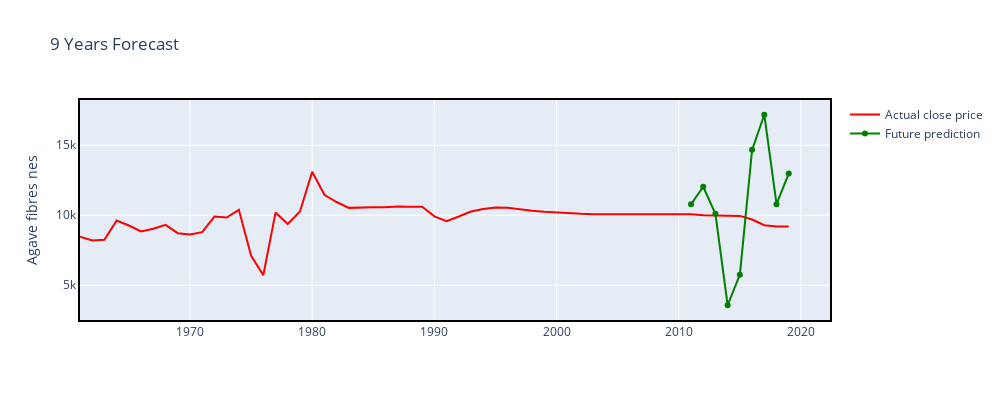
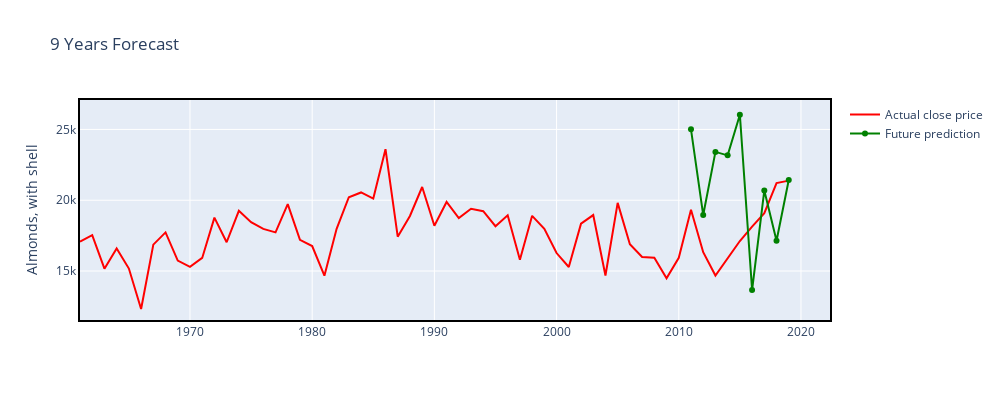
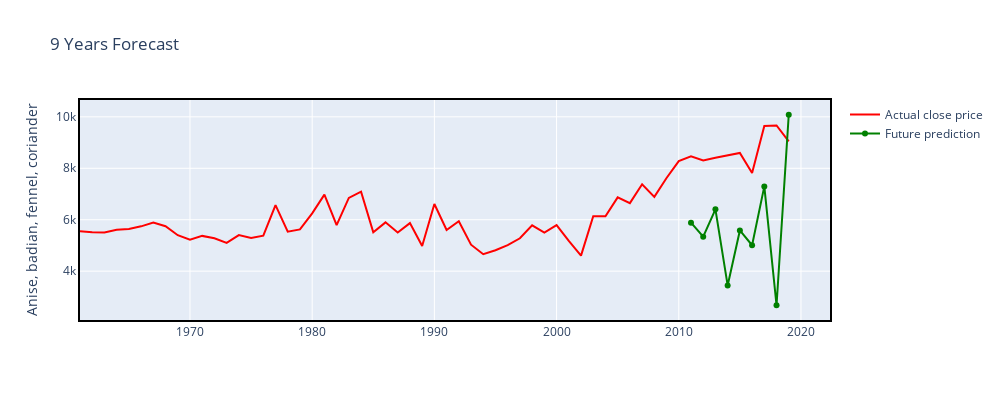
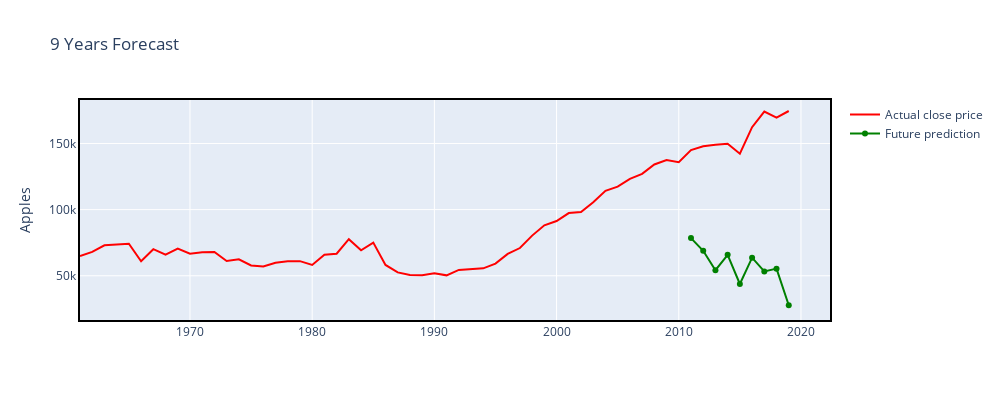

Source (notebook cell) for these figures, in order:
### Markdown cell above
The below cell outputs consist of Granger causality matrix, ADF fuller test results for each feature and prediction graphs

### Code cell
import warnings
warnings.filterwarnings('ignore')
warnings.warn('DelftStack')
warnings.warn('Do not show this message')

display(pre_process_df.head(5))
df_item, df_emi, emission_list = pre_processing()
mae,mse,sqr = forecasting(df_item, df_emi, emission_list)

### Figure 1 — Plotly figure (JSON) as saved in the notebook; plotly's stock layout.template omitted (floating-point values rounded to 4 significant figures)
{"data": [{"marker": {"color": "red"}, "name": "Actual close price", "type": "scatter", "x": [1961, 1962, 1963, 1964, 1965, 1966, 1967, 1968, 1969, 1970, 1971, 1972, 1973, 1974, 1975, 1976, 1977, 1978, 1979, 1980, 1981, 1982, 1983, 1984, 1985, 1986, 1987, 1988, 1989, 1990, 1991, 1992, 1993, 1994, 1995, 1996, 1997, 1998, 1999, 2000, 2001, 2002, 2003, 2004, 2005, 2006, 2007, 2008, 2009, 2010, 2011, 2012, 2013, 2014, 2015, 2016, 2017, 2018, 2019], "y": [8462, 8194, 8247, 9619, 9268, 8844, 9039, 9315, 8718, 8631, 8791, 9906, 9836, 10385, 7121, 5714, 10190, 9371, 10263, 13105, 11457, 10945, 10526, 10562, 10565, 10575, 10619, 10606, 10606, 9922, 9582, 9912, 10266, 10451, 10556, 10526, 10408, 10329, 10254, 10191, 10142, 10101, 10070, 10055, 10060, 10065, 10073, 10081, 10084, 10084, 10076, 10000, 10000, 10000, 9953, 9696, 9288, 9196, 9196]}, {"marker": {"color": "green"}, "name": "Future prediction", "type": "scatter", "x": [2011, 2012, 2013, 2014, 2015, 2016, 2017, 2018, 2019], "y": [10780.0, 12040.0, 10100.0, 3576.0, 5754.0, 14670.0, 17170.0, 10790.0, 12970.0]}], "layout": {"autosize": false, "height": 400, "hoverdistance": 100, "hovermode": "x", "title": {"text": "9 Years Forecast"}, "width": 1000, "xaxis": {"linecolor": "black", "linewidth": 2, "mirror": true, "showline": true, "showspikes": true}, "yaxis": {"linecolor": "black", "linewidth": 2, "mirror": true, "showline": true, "showspikes": true, "title": {"text": "Agave fibres nes"}}}}

### Figure 2 — Plotly figure (JSON) as saved in the notebook; plotly's stock layout.template omitted (floating-point values rounded to 4 significant figures)
{"data": [{"marker": {"color": "red"}, "name": "Actual close price", "type": "scatter", "x": [1961, 1962, 1963, 1964, 1965, 1966, 1967, 1968, 1969, 1970, 1971, 1972, 1973, 1974, 1975, 1976, 1977, 1978, 1979, 1980, 1981, 1982, 1983, 1984, 1985, 1986, 1987, 1988, 1989, 1990, 1991, 1992, 1993, 1994, 1995, 1996, 1997, 1998, 1999, 2000, 2001, 2002, 2003, 2004, 2005, 2006, 2007, 2008, 2009, 2010, 2011, 2012, 2013, 2014, 2015, 2016, 2017, 2018, 2019], "y": [17073, 17537, 15168, 16589, 15175, 12319, 16866, 17729, 15736, 15301, 15926, 18770, 17032, 19254, 18448, 17973, 17731, 19724, 17206, 16763, 14673, 17982, 20212, 20550, 20119, 23605, 17423, 18890, 20934, 18200, 19881, 18735, 19401, 19228, 18165, 18932, 15790, 18898, 17979, 16270, 15283, 18343, 18953, 14687, 19813, 16898, 15988, 15936, 14486, 15938, 19332, 16332, 14682, 15930, 17119, 18132, 19087, 21209, 21386]}, {"marker": {"color": "green"}, "name": "Future prediction", "type": "scatter", "x": [2011, 2012, 2013, 2014, 2015, 2016, 2017, 2018, 2019], "y": [25010.0, 18950.0, 23410.0, 23170.0, 26040.0, 13660.0, 20690.0, 17140.0, 21430.0]}], "layout": {"autosize": false, "height": 400, "hoverdistance": 100, "hovermode": "x", "title": {"text": "9 Years Forecast"}, "width": 1000, "xaxis": {"linecolor": "black", "linewidth": 2, "mirror": true, "showline": true, "showspikes": true}, "yaxis": {"linecolor": "black", "linewidth": 2, "mirror": true, "showline": true, "showspikes": true, "title": {"text": "Almonds, with shell"}}}}

### Figure 3 — Plotly figure (JSON) as saved in the notebook; plotly's stock layout.template omitted (floating-point values rounded to 4 significant figures)
{"data": [{"marker": {"color": "red"}, "name": "Actual close price", "type": "scatter", "x": [1961, 1962, 1963, 1964, 1965, 1966, 1967, 1968, 1969, 1970, 1971, 1972, 1973, 1974, 1975, 1976, 1977, 1978, 1979, 1980, 1981, 1982, 1983, 1984, 1985, 1986, 1987, 1988, 1989, 1990, 1991, 1992, 1993, 1994, 1995, 1996, 1997, 1998, 1999, 2000, 2001, 2002, 2003, 2004, 2005, 2006, 2007, 2008, 2009, 2010, 2011, 2012, 2013, 2014, 2015, 2016, 2017, 2018, 2019], "y": [5554, 5514, 5506, 5610, 5638, 5743, 5895, 5746, 5397, 5226, 5371, 5281, 5098, 5403, 5286, 5379, 6566, 5533, 5622, 6247, 6976, 5789, 6847, 7089, 5513, 5898, 5500, 5869, 4975, 6611, 5599, 5943, 5030, 4660, 4814, 5009, 5278, 5783, 5500, 5790, 5176, 4606, 6138, 6138, 6870, 6645, 7378, 6888, 7621, 8280, 8467, 8307, 8412, 8507, 8596, 7820, 9646, 9666, 9050]}, {"marker": {"color": "green"}, "name": "Future prediction", "type": "scatter", "x": [2011, 2012, 2013, 2014, 2015, 2016, 2017, 2018, 2019], "y": [5885.0, 5342.0, 6406.0, 3445.0, 5584.0, 5008.0, 7296.0, 2675.0, 10080.0]}], "layout": {"autosize": false, "height": 400, "hoverdistance": 100, "hovermode": "x", "title": {"text": "9 Years Forecast"}, "width": 1000, "xaxis": {"linecolor": "black", "linewidth": 2, "mirror": true, "showline": true, "showspikes": true}, "yaxis": {"linecolor": "black", "linewidth": 2, "mirror": true, "showline": true, "showspikes": true, "title": {"text": "Anise, badian, fennel, coriander"}}}}

### Figure 4 — Plotly figure (JSON) as saved in the notebook; plotly's stock layout.template omitted (floating-point values rounded to 4 significant figures)
{"data": [{"marker": {"color": "red"}, "name": "Actual close price", "type": "scatter", "x": [1961, 1962, 1963, 1964, 1965, 1966, 1967, 1968, 1969, 1970, 1971, 1972, 1973, 1974, 1975, 1976, 1977, 1978, 1979, 1980, 1981, 1982, 1983, 1984, 1985, 1986, 1987, 1988, 1989, 1990, 1991, 1992, 1993, 1994, 1995, 1996, 1997, 1998, 1999, 2000, 2001, 2002, 2003, 2004, 2005, 2006, 2007, 2008, 2009, 2010, 2011, 2012, 2013, 2014, 2015, 2016, 2017, 2018, 2019], "y": [64850, 68007, 73024, 73626, 74239, 60978, 70078, 65877, 70532, 66730, 67834, 67986, 61127, 62436, 57785, 56957, 59878, 60934, 61056, 58166, 65896, 66673, 77653, 69231, 75045, 58191, 52560, 50554, 50347, 51844, 50310, 54397, 55024, 55588, 59202, 66513, 70956, 80353, 88171, 91339, 97413, 98170, 105569, 114218, 117322, 123307, 126997, 134139, 137426, 135850, 145010, 147837, 148994, 149789, 142221, 162340, 174167, 169545, 174560]}, {"marker": {"color": "green"}, "name": "Future prediction", "type": "scatter", "x": [2011, 2012, 2013, 2014, 2015, 2016, 2017, 2018, 2019], "y": [78450.0, 68900.0, 54190.0, 65800.0, 43770.0, 63660.0, 53280.0, 55380.0, 27700.0]}], "layout": {"autosize": false, "height": 400, "hoverdistance": 100, "hovermode": "x", "title": {"text": "9 Years Forecast"}, "width": 1000, "xaxis": {"linecolor": "black", "linewidth": 2, "mirror": true, "showline": true, "showspikes": true}, "yaxis": {"linecolor": "black", "linewidth": 2, "mirror": true, "showline": true, "showspikes": true, "title": {"text": "Apples"}}}}
